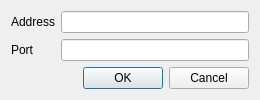
<?xml version="1.0" encoding="UTF-8"?>
<ui version="4.0">
 <class>DialogConfig</class>
 <widget class="QDialog" name="DialogConfig">
  <property name="geometry">
   <rect>
    <x>0</x>
    <y>0</y>
    <width>260</width>
    <height>95</height>
   </rect>
  </property>
  <property name="windowTitle">
   <string>Config</string>
  </property>
  <layout class="QVBoxLayout" name="verticalLayout">
   <item>
    <layout class="QFormLayout" name="formLayout">
     <item row="0" column="0">
      <widget class="QLabel" name="label">
       <property name="text">
        <string>Address</string>
       </property>
      </widget>
     </item>
     <item row="1" column="0">
      <widget class="QLabel" name="label_2">
       <property name="text">
        <string>Port</string>
       </property>
      </widget>
     </item>
     <item row="0" column="1">
      <widget class="QLineEdit" name="lineEditAddress"/>
     </item>
     <item row="1" column="1">
      <widget class="QLineEdit" name="lineEditPort"/>
     </item>
    </layout>
   </item>
   <item>
    <widget class="QDialogButtonBox" name="buttonBox">
     <property name="orientation">
      <enum>Qt::Horizontal</enum>
     </property>
     <property name="standardButtons">
      <set>QDialogButtonBox::Cancel|QDialogButtonBox::Ok</set>
     </property>
    </widget>
   </item>
  </layout>
 </widget>
 <resources/>
 <connections>
  <connection>
   <sender>buttonBox</sender>
   <signal>accepted()</signal>
   <receiver>DialogConfig</receiver>
   <slot>accept()</slot>
   <hints>
    <hint type="sourcelabel">
     <x>248</x>
     <y>254</y>
    </hint>
    <hint type="destinationlabel">
     <x>157</x>
     <y>274</y>
    </hint>
   </hints>
  </connection>
  <connection>
   <sender>buttonBox</sender>
   <signal>rejected()</signal>
   <receiver>DialogConfig</receiver>
   <slot>reject()</slot>
   <hints>
    <hint type="sourcelabel">
     <x>316</x>
     <y>260</y>
    </hint>
    <hint type="destinationlabel">
     <x>286</x>
     <y>274</y>
    </hint>
   </hints>
  </connection>
 </connections>
</ui>
